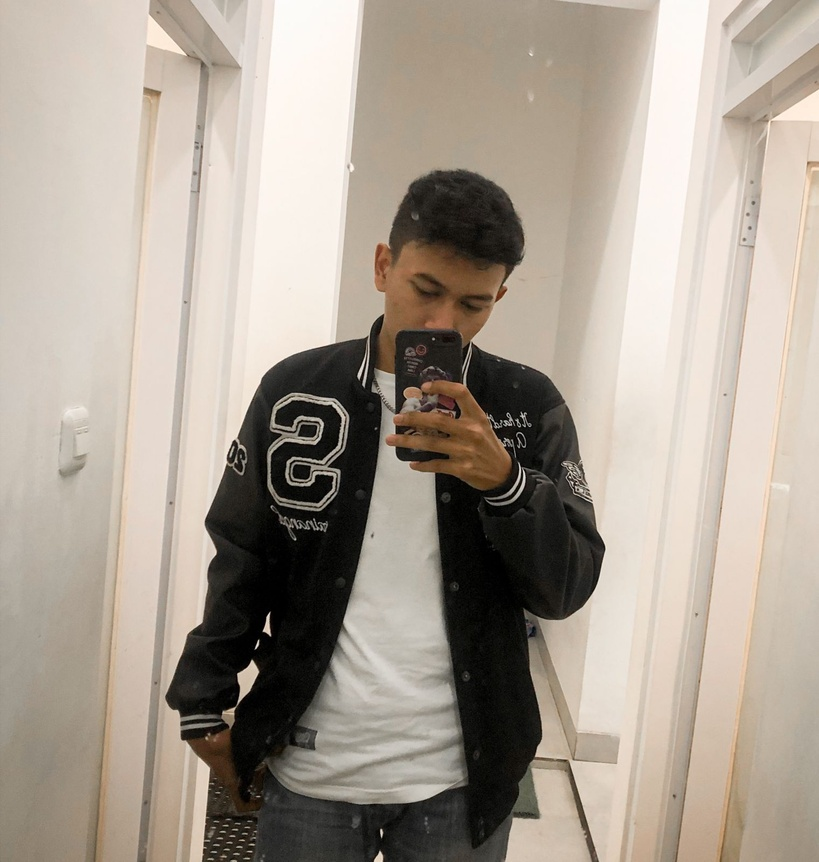
#> input picture 1207070069_Muhamad Arif Maulana/foto/arif.jpeg, 819 x 862 px, shrunk from 1521 x 1600 before the run
$ jupyter execute '1207070069_Muhamad Arif Maulana_SourceCode.ipynb'   (older library calls are emulated)
#> lines starting #> are read from the running program, lines starting #| are printed output that depends on the picture
Latihan 1 Filter Sobel

[cell 1]
import cv2
import numpy as np
from matplotlib import pyplot as plt
from skimage import data

image = cv2.imread("foto/arif.jpeg",0)
#> image: shape (862, 819); min 0, max 254, mean 160.5

image_sobelx = cv2.Sobel(image, cv2.CV_8U, 1, 0, ksize = 5)
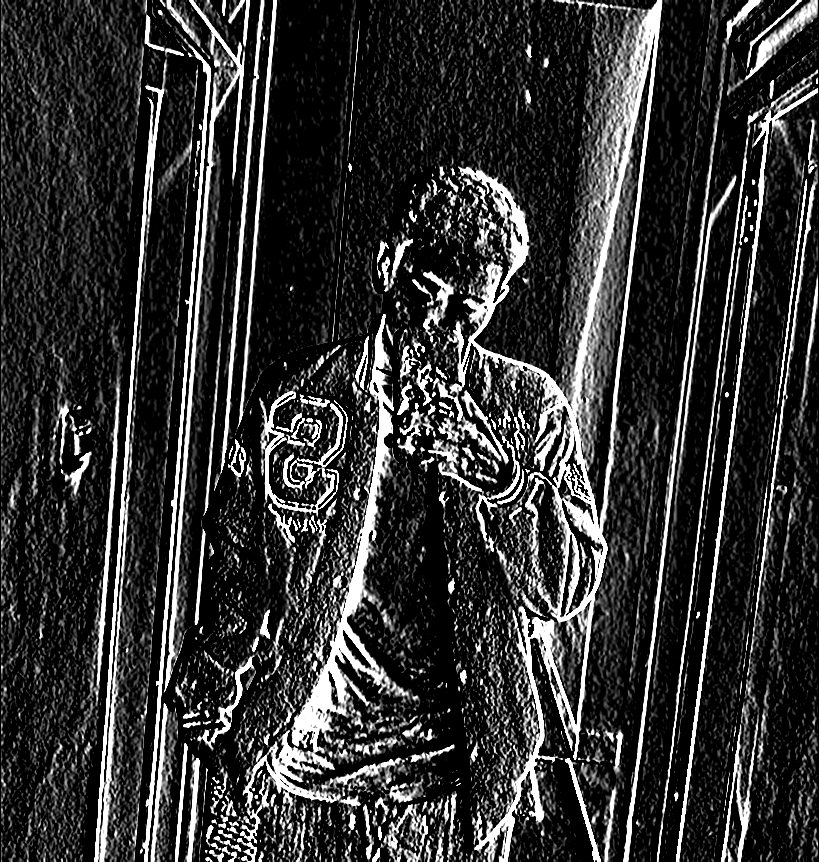
#> image_sobelx: shape (862, 819); min 0, max 255, mean 50.9
image_sobely = cv2.Sobel(image, cv2.CV_8U, 0, 1, ksize = 5)
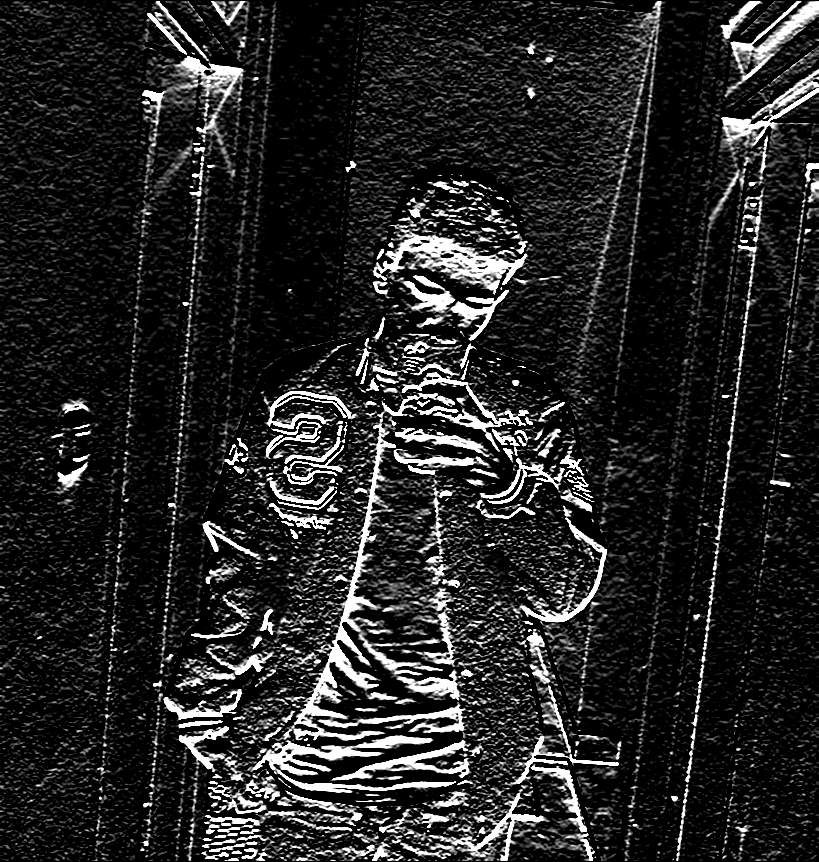
#> image_sobely: shape (862, 819); min 0, max 255, mean 36.5
image_sobel = image_sobelx + image_sobely
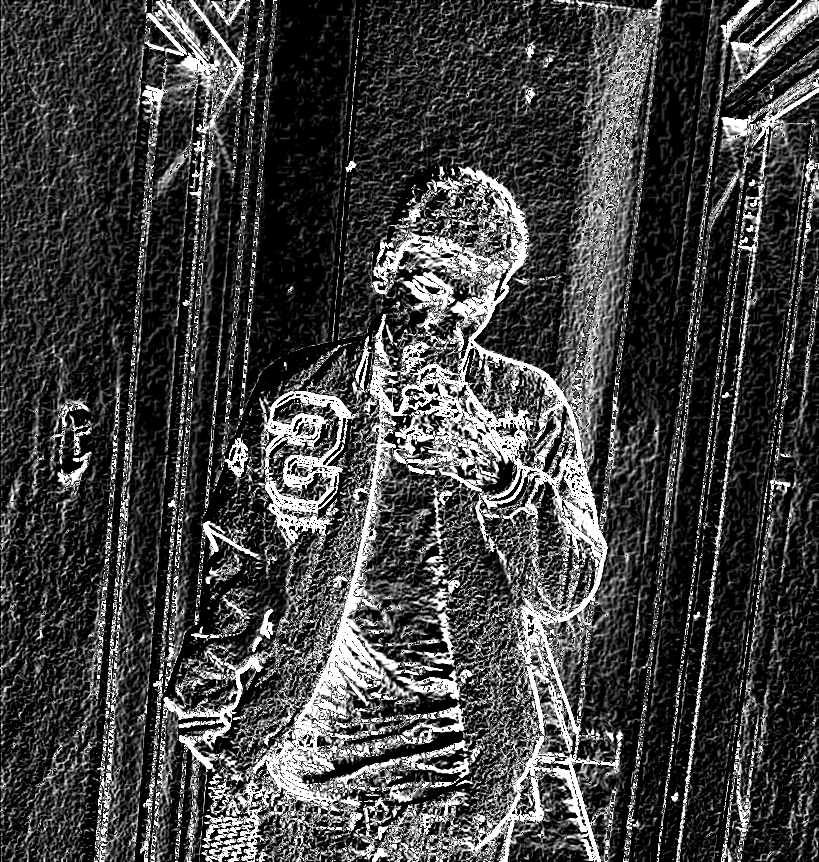
#> image_sobel: shape (862, 819); min 0, max 255, mean 65.5

fig, axes = plt.subplots (4, 2, figsize = (20, 20))
ax = axes.ravel ()

ax[0].imshow(image, cmap = 'gray')
ax[0].set_title ("Citra Input")
ax[1].hist (image.ravel(), bins = 256)
ax[1].set_title ("Histogram Citra Input")

ax[2].imshow(image_sobelx, cmap = 'gray')
ax[2].set_title ("Citra Input")
ax[3].hist (image_sobelx.ravel(), bins = 256)
ax[3].set_title ("Histogram Citra Output")

ax[4].imshow(image_sobely, cmap = 'gray')
ax[4].set_title ("Citra Input")
ax[5].hist (image_sobely.ravel(), bins = 256)
ax[5].set_title ("Histogram Citra Output")

ax[6].imshow(image_sobel, cmap = 'gray')
ax[6].set_title ("Citra Input")
ax[7].hist (image_sobel.ravel(), bins = 256)
ax[7].set_title ("Histogram Citra Output")

fig.tight_layout()
#> figure, not shown here; panel 2: tallest bar 10126 high, from x = 219.3 to 220.3; panel 4: tallest bar 348515 high, from x = 0 to 0.996; panel 6: tallest bar 383229 high, from x = 0 to 0.996; panel 8: tallest bar 209349 high, from x = 0 to 0.996

Latihan 2 Filter Prewitt

[cell 2]
import cv2
import numpy as np
from matplotlib import pyplot as plt
from skimage import data

image = cv2.imread("foto/arif.jpeg",0)

kernelx = np.array([[1,1,1], [0,0,0], [-1,-1,-1]])
kernely = np.array([[-1,0,1], [-1,0,1], [-1,0,1]])

image_prewittx = cv2.filter2D(image, -1, kernelx)
image_prewitty = cv2.filter2D(image, -1, kernely)
image_prewitt = image_prewittx + image_prewitty
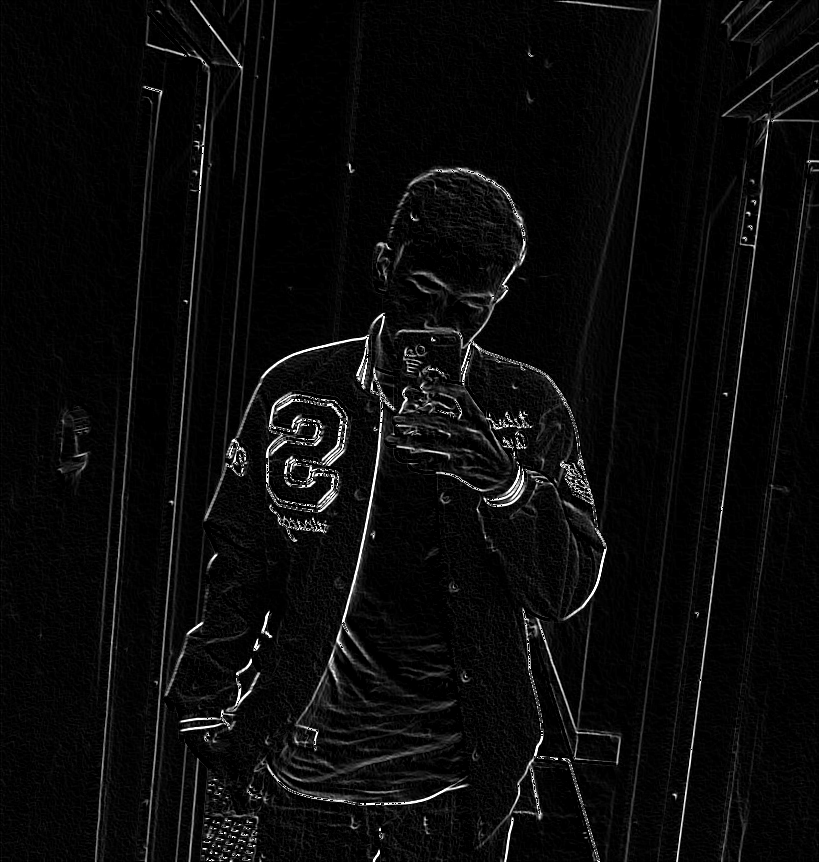
#> image_prewitt: shape (862, 819); min 0, max 255, mean 10.8

fig, axes = plt.subplots (4, 2, figsize = (20, 20))
ax = axes.ravel ()

ax[0].imshow(image, cmap = 'gray')
ax[0].set_title ("Citra Input")
ax[1].hist (image.ravel(), bins = 256)
ax[1].set_title ("Histogram Citra Input")

ax[2].imshow(image_prewittx, cmap = 'gray')
ax[2].set_title ("Citra Output Prewitt X")
ax[3].hist (image_prewittx.ravel(), bins = 256)
ax[3].set_title ("Histogram Citra Output Prewitt X")

ax[4].imshow(image_prewitty, cmap = 'gray')
ax[4].set_title ("Citra Output Prewitt Y")
ax[5].hist (image_sobely.ravel(), bins = 256)
ax[5].set_title ("Histogram Citra Output Prewitt Y")

ax[6].imshow(image_prewitt, cmap = 'gray')
ax[6].set_title ("Citra Output Prewitt")
ax[7].hist (image_prewitt.ravel(), bins = 256)
ax[7].set_title ("Histogram Citra Output Prewitt")

fig.tight_layout()
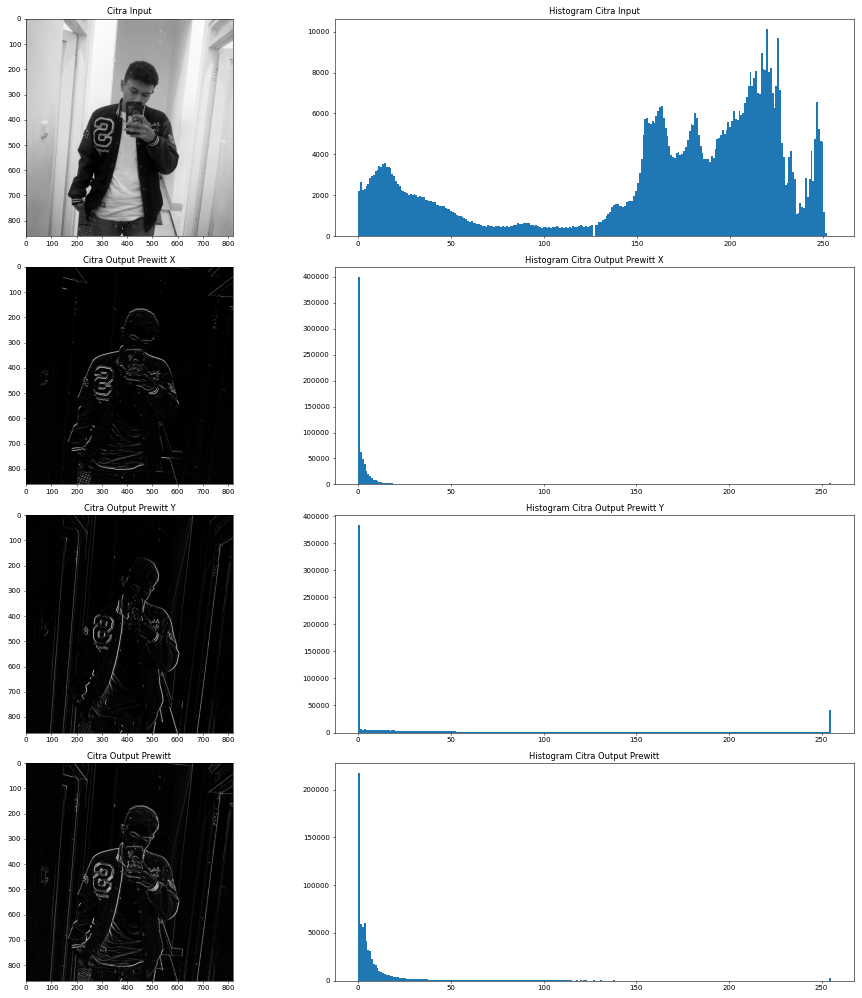
#> figure drawn by matplotlib, 8 panels; panel 2: tallest bar 10126 high, from x = 219.3 to 220.3; panel 4: tallest bar 399549 high, from x = 0 to 0.996; panel 6: tallest bar 383229 high, from x = 0 to 0.996; panel 8: tallest bar 216856 high, from x = 0 to 0.996

Latihan 3 Filter Canny

[cell 3]
import cv2
from matplotlib import pyplot as plt

image = cv2.imread('foto/ungu.jpg',0)
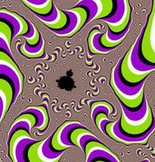
#> input picture 1207070069_Muhamad Arif Maulana/foto/ungu.jpg, 155 x 162 px, shrunk from 288 x 301 before the run
#> image: shape (162, 155); min 0, max 255, mean 123.2
img_canny = cv2.Canny(image,100,200)
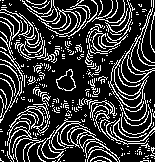
#> img_canny: shape (162, 155); 22.1% white in thin lines or dots

fig, axes = plt.subplots(2, 2, figsize=(6, 6))
ax = axes.ravel()

ax[0].imshow(image, cmap ='gray')
ax[0].set_title("Citra Input")
ax[1].hist(image.ravel(), bins = 256)
ax[1].set_title("Histogram Citra Input")

ax[2].imshow(img_canny, cmap ='gray')
ax[2].set_title("Citra Output")
ax[3].hist(img_canny.ravel(), bins = 256)
ax[3].set_title("Histogram Citra Output")

fig.tight_layout()
plt.show()
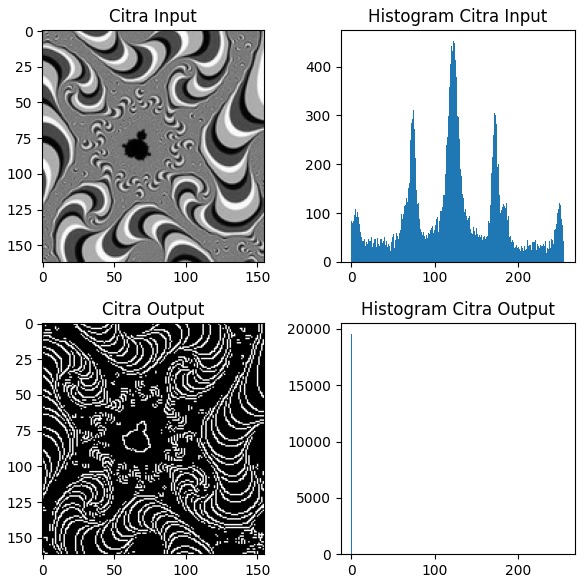
#> figure drawn by matplotlib, 4 panels; panel 2: tallest bar 452 high, from x = 121.5 to 122.5; panel 4: tallest bar 19562 high, from x = 0 to 0.996

Latihan 4 Filter Laplacian

[cell 4]
import cv2
from matplotlib import pyplot as plt

image0 = cv2.imread('foto/ungu.jpg')
#> image0 is the input picture: shape (162, 155, 3); mean B, G, R 112.3, 116.3, 140.9
gray = cv2.cvtColor(image0, cv2.COLOR_BGR2GRAY)
image = cv2.GaussianBlur(gray,(3,3),0)
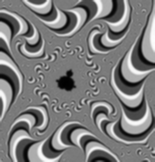
#> image: shape (162, 155); min 1, max 253, mean 123.2
laplacian = cv2.Laplacian(image,cv2.CV_64F)
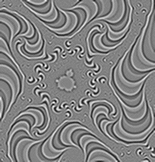
#> laplacian: shape (162, 155) float64; min -120, max 114, mean 0; drawn with min black and max white

plt.subplot(1,2,1)
plt.imshow(image, cmap='gray')
plt.title('Original')
plt.xticks([])
plt.yticks([])

plt.subplot(1,2,2)
plt.imshow(laplacian, cmap='gray')
plt.title('Laplacian')
plt.xticks([])
plt.yticks([])

plt.show()

img = cv2.imread('foto/ungu.jpg',0)
blur = cv2.GaussianBlur(img,(3,3),0)

laplacian = cv2.Laplacian(blur, cv2.CV_64F)
laplacian1 = laplacian/laplacian.max()

cv2.imshow('laplacian-gaussian', laplacian1)
cv2.waitKey(0)
